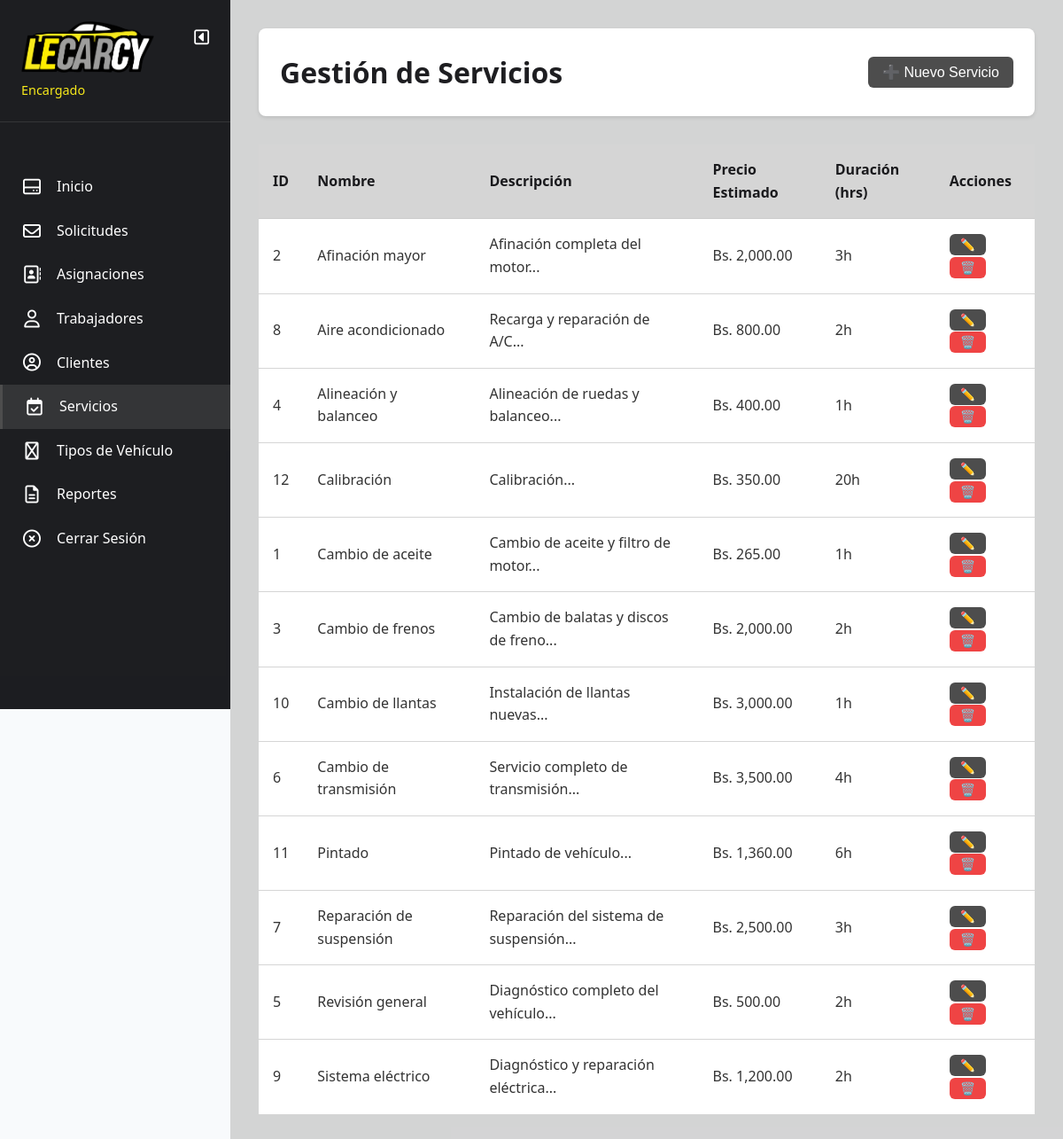
The page /mi_sistema/encargado/servicios.php (signed in) on the database its author committed.
### tables this page shows
CREATE TABLE `servicios` (
  `id` int(11) NOT NULL AUTO_INCREMENT,
  `nombre` varchar(100) NOT NULL,
  `descripcion` text DEFAULT NULL,
  `precio_estimado` decimal(10,2) DEFAULT NULL,
  `duracion_estimada` int(11) DEFAULT NULL COMMENT 'Duración en horas',
  `fecha_creacion` datetime DEFAULT current_timestamp(),
  PRIMARY KEY (`id`)
);

### mi_sistema/config.php (called while the page is built, shortened)
<?php
function formatCurrency($amount)
{
    return 'Bs. ' . number_format($amount, 2);
}

### mi_sistema/encargado/servicios.php (the view, shortened to what this page needs)
<?php
require_once '../config.php';
$db = Database::getInstance()->getConnection();
$stmt = $db->query("SELECT * FROM servicios ORDER BY nombre ASC");
$servicios = $stmt->fetchAll();
?>
<!DOCTYPE html>
<html lang="es">
<head>
    <link rel="stylesheet" href="../assets/css/styles.css">
</head>
<body>
    <div class="dashboard-container">
        <?php include 'includes/sidebar.php'; ?>
        <main class="main-content">
            <header class="content-header">
                <h1>Gestión de Servicios</h1>
                <button class="btn btn-primary" onclick="openModalServicio()">➕ Nuevo Servicio</button>
            </header>
            <div class="table-container">
                <table>
                    <thead>
                        <tr>
                            <th>ID</th>
                            <th>Nombre</th>
                            <th>Descripción</th>
                            <th>Precio Estimado</th>
                            <th>Duración (hrs)</th>
                            <th>Acciones</th>
                        </tr>
                    </thead>
                    <tbody>
                        <?php foreach ($servicios as $serv): ?>
                            <tr>
                                <td><?php echo $serv['id']; ?></td>
                                <td><?php echo htmlspecialchars($serv['nombre']); ?></td>
                                <td><?php echo htmlspecialchars(substr($serv['descripcion'], 0, 50)); ?>...</td>
                                <td><?php echo formatCurrency($serv['precio_estimado']); ?></td>
                                <td><?php echo $serv['duracion_estimada']; ?>h</td>
                                <td>
                                    <button class="btn btn-sm btn-info"
                                        onclick='editarServicio(<?php echo json_encode($serv); ?>)'>✏️</button>
                                    <button class="btn btn-sm btn-danger"
                                        onclick="eliminarServicio(<?php echo $serv['id']; ?>)">🗑️</button>
                                </td>
                            </tr>
                        <?php endforeach; ?>
                    </tbody>
                </table>
            </div>
        </main>
    </div>
</body>
</html>

### mi_sistema/assets/css/styles.css (style rules this page uses)
* { margin: 0; padding: 0; box-sizing: border-box; }
:root { --primary: #4D4D4D; --secondary: #64748b; --success: #10b981; --warning: #f59e0b; --danger: #ef4444; --info: #4D4D4D; --dark: #040508e5; --light: #c9c9c9c5; --white: #ffffff; --amarillo: #f8ea1b; }
body { font-family: 'Segoe UI', Tahoma, Geneva, Verdana, sans-serif; line-height: 1.6; color: #333; background-color: #f8fafc; }
.dashboard-container { display: flex; min-height: 100vh; }
.main-content { flex: 1; margin-left: 260px; padding: 2rem; background: var(--light); min-height: 100vh; }
.content-header { display: flex; justify-content: space-between; align-items: center; margin-bottom: 2rem; background: var(--white); padding: 1.5rem; border-radius: 8px; box-shadow: 0 2px 4px rgba(0, 0, 0, 0.1); }
.content-header h1 { color: var(--dark); }
.table-container { overflow-x: auto; }
table { width: 100%; border-collapse: collapse; background: var(--white); }
thead { background: var(--light); }
th, td { padding: 1rem; text-align: left; border-bottom: 1px solid var(--light); }
th { font-weight: 600; color: var(--dark); }
.btn { display: inline-block; padding: 0.5rem 1rem; border: none; border-radius: 6px; cursor: pointer; font-size: 1rem; text-decoration: none; transition: all 0.3s; }
.btn-primary { background: var(--primary); color: var(--white); }
.btn-danger { background: var(--danger); color: var(--white); }
.btn-info { background: var(--info); color: var(--white); }
.btn-sm { padding: 0.25rem 0.75rem; font-size: 0.875rem; }
.main-content { transition: margin-left 0.3s ease; }

### rows shown on the page
servicios: id "2", nombre "Afinación mayor", descripcion "Afinación completa del motor", precio_estimado "Bs. 2,000.00", duracion_estimada "3"
servicios: id "8", nombre "Aire acondicionado", descripcion "Recarga y reparación de A/C", precio_estimado "Bs. 800.00", duracion_estimada "2"
servicios: id "4", nombre "Alineación y balanceo", descripcion "Alineación de ruedas y balanceo", precio_estimado "Bs. 400.00", duracion_estimada "1"
servicios: id "12", nombre "Calibración", descripcion "Calibración", precio_estimado "Bs. 350.00", duracion_estimada "20"
servicios: id "1", nombre "Cambio de aceite", descripcion "Cambio de aceite y filtro de motor", precio_estimado "Bs. 265.00", duracion_estimada "1"
servicios: id "3", nombre "Cambio de frenos", descripcion "Cambio de balatas y discos de freno", precio_estimado "Bs. 2,000.00", duracion_estimada "2"
servicios: id "10", nombre "Cambio de llantas", descripcion "Instalación de llantas nuevas", precio_estimado "Bs. 3,000.00", duracion_estimada "1"
servicios: id "6", nombre "Cambio de transmisión", descripcion "Servicio completo de transmisión", precio_estimado "Bs. 3,500.00", duracion_estimada "4"
servicios: id "11", nombre "Pintado", descripcion "Pintado de vehículo", precio_estimado "Bs. 1,360.00", duracion_estimada "6"
servicios: id "7", nombre "Reparación de suspensión", descripcion "Reparación del sistema de suspensión", precio_estimado "Bs. 2,500.00", duracion_estimada "3"
servicios: id "5", nombre "Revisión general", descripcion "Diagnóstico completo del vehículo", precio_estimado "Bs. 500.00", duracion_estimada "2"
servicios: id "9", nombre "Sistema eléctrico", descripcion "Diagnóstico y reparación eléctrica", precio_estimado "Bs. 1,200.00", duracion_estimada "2"
